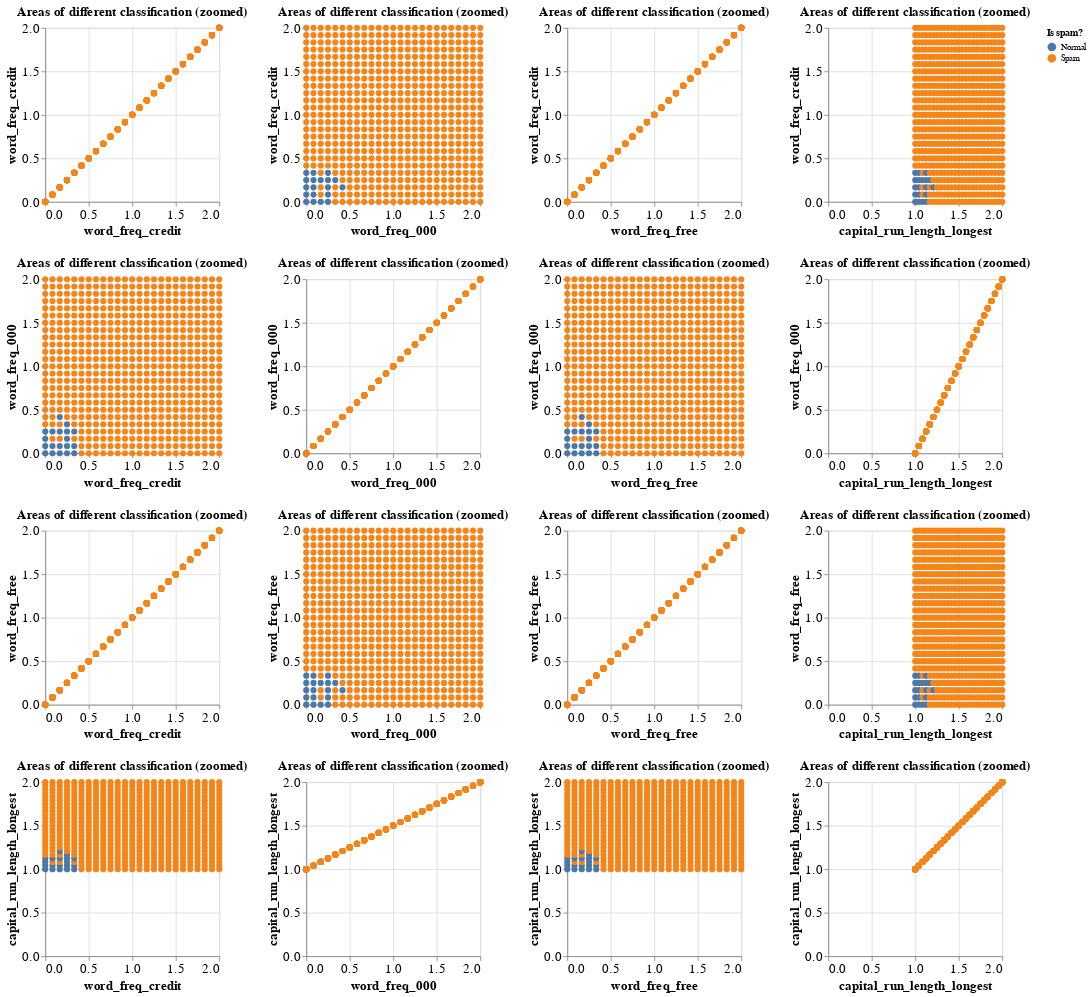

Notebook cell for this chart:
### Code cell
# "barrier" plot for the zoomed in data
predictions = (alt.Chart(whole, title = "Areas of different classification (zoomed)").mark_circle(size = 50, opacity = 1).encode(
        x = alt.X(alt.repeat("column"), type = "quantitative"), 
        y = alt.Y(alt.repeat("row"), type = "quantitative"),
        color = alt.Color("predicted", title = "Is spam?"))
               .properties(width=200, height=200)
               .repeat(row = ["word_freq_credit", "word_freq_000","word_freq_free","capital_run_length_longest"],
                       column = ["word_freq_credit", "word_freq_000","word_freq_free","capital_run_length_longest"])
               .configure_axis(labelFontSize = 15, titleFontSize = 15)
               .configure_title(fontSize = 15)
               )

predictions

# unfortunately, because we used repeat plots, we can't layer them and thus cannot show the effect of the original data points overlaying the 
# barrier plot

### Figure 1 — Vega-Lite specification as saved in the notebook (floating-point values rounded to 4 significant figures; data arrays with more than 128 entries replaced by an {"elided": "..."} marker saying what was removed)
{"config": {"view": {"continuousWidth": 400, "continuousHeight": 300}, "axis": {"labelFontSize": 15, "titleFontSize": 15}, "title": {"fontSize": 15}}, "repeat": {"column": ["word_freq_credit", "word_freq_000", "word_freq_free", "capital_run_length_longest"], "row": ["word_freq_credit", "word_freq_000", "word_freq_free", "capital_run_length_longest"]}, "spec": {"data": {"name": "data-acde0a7cafbe534e73845f04b34bbed5"}, "mark": {"type": "circle", "opacity": 1, "size": 50}, "encoding": {"color": {"field": "predicted", "title": "Is spam?", "type": "nominal"}, "x": {"field": {"repeat": "column"}, "type": "quantitative"}, "y": {"field": {"repeat": "row"}, "type": "quantitative"}}, "height": 200, "title": "Areas of different classification (zoomed)", "width": 200}, "$schema": "https://vega.github.io/schema/vega-lite/v4.17.0.json", "datasets": {"data-acde0a7cafbe534e73845f04b34bbed5": {"elided": "625 records"}}}
